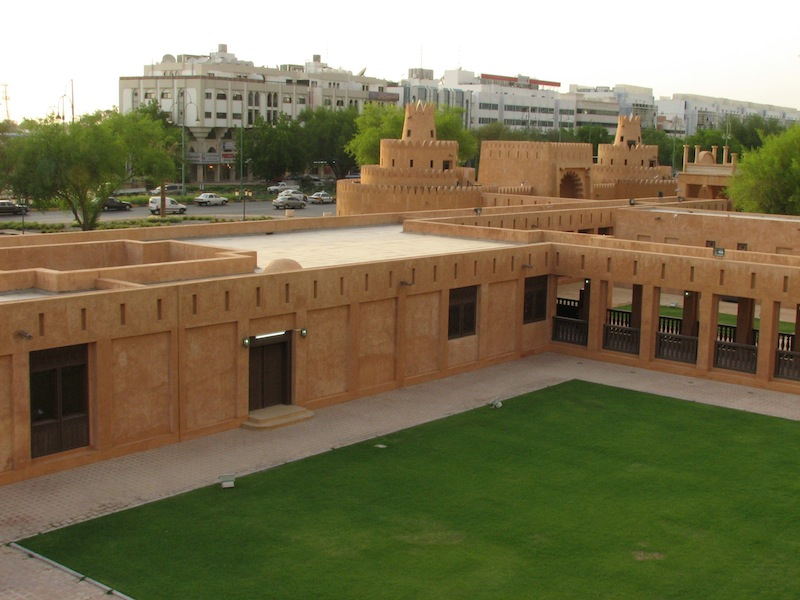
#> input picture CV_FeatureExamples/Image1.jpg, 800 x 600 px
$ jupyter execute --allow-errors CV_Stitch.ipynb   (shell and % lines are left out)   (Python 2 division)   (older library calls are emulated)
#> lines starting #> are read from the running program, lines starting #| are printed output that depends on the picture; after the words box and inside, x2 and y2 are one past the last pixel; in counts of white or black regions, pixels touching at a corner belong together
[cell 1]
%pylab inline
import os
import sys
import cv2
import numpy as np

from matplotlib import pyplot as plt

[cell 2]
%pylab inline
import os
import sys
import cv2
import numpy as np

image = cv2.imread("Image1.jpg")
#> image is the input picture: shape (600, 800, 3); mean B, G, R 84.9, 115.8, 123.6
image = cv2.cvtColor(image, cv2.COLOR_BGR2RGB)
gray = cv2.cvtColor(image, cv2.COLOR_BGR2GRAY)
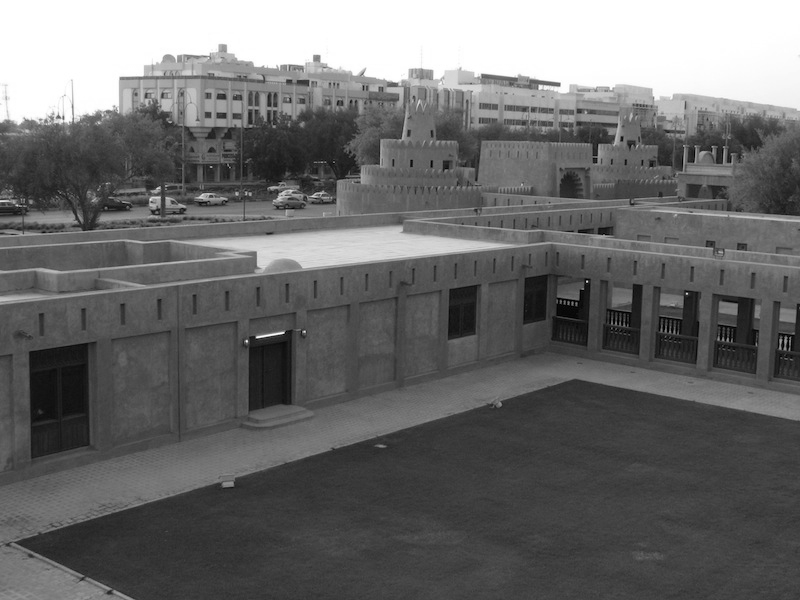
#> gray: shape (600, 800); min 0, max 255, mean 107.5


# sift
sift = cv2.xfeatures2d.SIFT_create()
(kps, descs) = sift.detectAndCompute(gray, None)
#> kps = 1489 keypoints; strongest (x, y, size): (257, 337, 1.9), (558, 84, 3.4), (63, 118, 1.8), (317, 58, 4.9)
print("# kps: {}, descriptors: {}".format(len(kps), descs.shape))
#| # kps: 1489, descriptors: (1489, 128)

# Surf
#> (the rest of this cell did not finish here and is left out)

[cell 3]
# Load the image
img = cv2.imread('Image1.jpg')

# Convert it to gray scale
gray = cv2.cvtColor(img, cv2.COLOR_BGR2GRAY)

# Detect the CenSurE key points
star = cv2.xfeatures2d.StarDetector_create()
kps = star.detect(gray, None)
#> kps = 277 keypoints; strongest (x, y, size): (204, 196, 6), (158, 189, 4), (540, 87, 4), (154, 201, 8)

# Create the BRIEF extractor and compute the descriptors
brief = cv2.xfeatures2d.BriefDescriptorExtractor_create()
kps, descs = brief.compute(img, kps)
print("# kps: {}, descriptors: {}".format(len(kps), descs.shape))
#| # kps: 277, descriptors: (277, 32)

# Paint the key points over the original image
#> (the rest of this cell did not finish here and is left out)

[cell 4]
filename = 'Chess.jpg'
img = cv2.imread(filename)
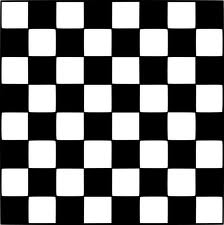
#> input picture CV_FeatureExamples/Chess.jpg, 224 x 225 px
#> img is the input picture: shape (225, 224, 3); min 0, max 255, mean 119.9
gray = cv2.cvtColor(img,cv2.COLOR_BGR2GRAY)
#> gray: shape (225, 224)

gray = np.float32(gray)
dst = cv2.cornerHarris(gray,2,3,0.04)
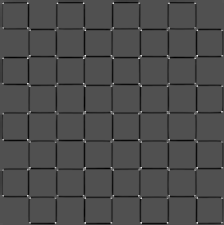
#> dst: shape (225, 224) float32; min -162361952, max 349033536, mean -8956935; drawn with min black and max white

#result is dilated for marking the corners, not important
dst = cv2.dilate(dst,None)
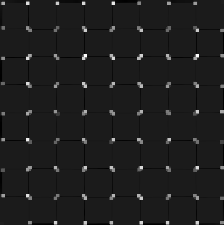
#> dst: shape (225, 224) float32; min -42279092, max 349033536, mean 4550598; drawn with min black and max white

# Threshold for an optimal value, it may vary depending on the image.
img[dst>0.01*dst.max()]=[0,0,255]
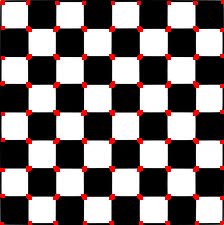
#> img: shape (225, 224, 3); 4.12% of pixels changed, all inside (x1, y1, x2, y2) = (0, 0, 224, 225)

imshow(img)

[cell 5]
# Initialize features
# http://opencv-python-tutroals.readthedocs.org/en/latest/py_tutorials/py_feature2d/py_matcher/py_matcher.html?highlight=flann_index_kdtree
# feature name: sift, surf, orb
# flann = True, False
def init_feature(feature_name, flann):
    FLANN_INDEX_KDTREE = 0  # bug: flann enums are missing
    FLANN_INDEX_LSH    = 6

    if feature_name == 'surf':
        detector = cv2.SURF(800)
        norm = cv2.NORM_L2
    elif feature_name == 'orb':
        detector = cv2.ORB(400)
        norm = cv2.NORM_HAMMING
    else:
        return None, None

    if flann == True:
        print ("Flann: ", flann)
        if norm == cv2.NORM_L2:
            flann_params = dict(algorithm = FLANN_INDEX_KDTREE, trees = 5)
        else:
            flann_params = dict(algorithm = FLANN_INDEX_LSH,
                                table_number = 6,
                                key_size = 12,
                                multi_probe_level = 1)
        matcher = cv2.FlannBasedMatcher(flann_params, {})
    else:
        print ("Flann: ", flann)
        matcher = cv2.BFMatcher(norm)

    return detector, matcher

[cell 6]
# filter matches with a threshhold
# [13 lines left out: function filter_matches, not called in this run]

[cell 7]
# Finds strong corresponding features in the two given vectors
# http://stackoverflow.com/questions/8301962/opencv-pythons-api-flannbasedmatcher/8311498#8311498
# [31 lines left out: function match_flann, not called in this run]

[cell 8]
# Extract SURF keypoints and descriptors from an image
def extract_features(image, feature, flann):
    print ("Converting image...")
    # convert image to grayscle
    gray_image = cv2.cvtColor(image, cv2.COLOR_BGR2GRAY)

    # Gaussian blur
    gray_image = cv2.GaussianBlur(gray_image, (5,5), 0)

    print ("Initialize feature...")
    detector, matcher = init_feature(feature, flann)

    print ("extracting features...")
    kp, des = detector.detectAndCompute(gray_image, None)

    # Define SURF return descriptor in n x 64
    #surf = cv2.SURF(surfThreshold, extended = False)

    # Compute key points and descriptor
    #keypoints, descriptors = surf.detectAndCompute(gray_image, None)

    return (kp, des)

[cell 9]
# find matched features
# [12 lines left out: function match_features, not called in this run]

[cell 10]
# Find correspondence between two images
# [16 lines left out: function find_correspondences, not called in this run]

[cell 11]
# draw keypoints and line between matched keypoints
# [60 lines left out: function draw_match, not called in this run]

[cell 12]
# Connects corresponding features in the two images using yellow lines
# [13 lines left out: function draw_correspondences, not called in this run]

[cell 13]
# Calculate the size and offset of the stitched panorama
# http://stackoverflow.com/questions/13063201/how-to-show-the-whole-image-when-using-opencv-warpperspective/20355545#20355545
# [26 lines left out: function calculate_size, not called in this run]

[cell 14]
# Combine images into a panorama
# [36 lines left out: function merge_images, not called in this run]

[cell 15]
# stitching function
# feature: 'sift', 'surf', 'org'
# flann: True, False
def stitch(image1, image2, feature, flann = False, ratio = 0.35):
#> called with image1 = 'Image1.jpg', image2 = 'Image2.jpg', feature = 'sift', flann = False, ratio = 0.35
    print ("Loading image...")
    img1 = cv2.imread(image1)
    img2 = cv2.imread(image2)
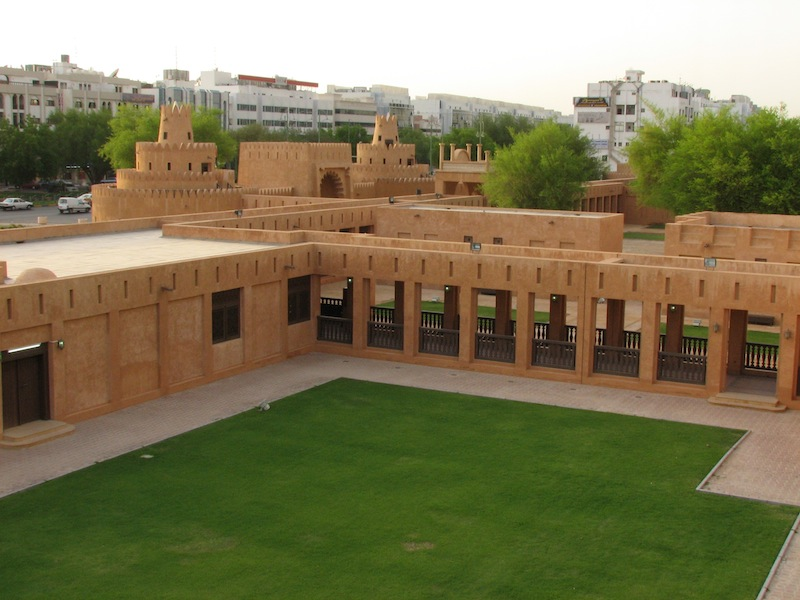
#> input picture CV_FeatureExamples/Image2.jpg, 800 x 600 px
#> img2 is the input picture: shape (600, 800, 3); mean B, G, R 85.3, 119.4, 126.2

    # convert color space
    #img1 = cv2.cvtColor(img1, cv2.COLOR_BGR2RGB)
    #img2 = cv2.cvtColor(img2, cv2.COLOR_BGR2RGB)

    # detect features and compute descriptors
    print ("Extracting features...")
    (keypoints1, descriptors1) = extract_features(img1, feature, flann)
    (keypoints2, descriptors2) = extract_features(img2, feature, flann)

    # match features
    print ("Finding matched features...")
    p1, p2, kp_pairs = match_features(keypoints1, descriptors1, keypoints2, descriptors2, feature, flann, ratio)
    print (len(p1), "features matched")

    # find correspondence
    #print "Finding corresponding points..."
    #(points1, points2) = find_correspondences(keypoints1, descriptors1, keypoints2, descriptors2)
    #print len(points1), "features matched"

    # find homography
    print ("Finding homography...")
    #homography, status = cv2.findHomography(p1, p2, cv2.RANSAC, 5.0)

    src_pts = float32(p2).reshape(-1,1,2)
    dst_pts = float32(p1).reshape(-1,1,2)

    homography, status = cv2.findHomography(src_pts, dst_pts, cv2.RANSAC, 5.0)

    # Visualize corresponding features
    print ("Drawing correspondences...")
    img = draw_match(img1, img2, kp_pairs, status, homography)
    img = cv2.cvtColor(img, cv2.COLOR_BGR2RGB)
    plt.figure(figsize = (32,16))
    plt.title("Feature: " + feature.upper() + " /Flann: " + str(flann) + " /Ratio: " + str(ratio), fontsize=20)
    plt.imshow(img)
    plt.show()

    # Calculate size and offset of merged panorama
    print ("Calculating stitched size...")
    (size, offset) = calculate_size(img1.shape, img2.shape, homography)

    # Combine images into a panorama
    print ("Merging images...")
    pan_img = merge_images(img1, img2, homography, size, offset, (p1, p2))

    #cv2.imwrite("panorama.jpg", panorama)

    return pan_img

[cell 16]
# Test stitching...
img1 = "Image1.jpg"
img2 = "Image2.jpg"

print ("Stitching starts...")

# start time
t_start = cv2.getTickCount()

#> (the rest of this cell did not finish here and is left out)

#> (a cell that did not finish here is left out)

[cell 18]
# Test stitching...
img1 = "Image1.jpg"
img2 = "Image2.jpg"

print ("Stitching starts...")

# start time
t_start = cv2.getTickCount()

#> (the rest of this cell did not finish here and is left out)


# end time
t_end = cv2.getTickCount()
t_total = (t_end - t_start) / cv2.getTickFrequency()

print ("Stitching complete!")
print ("Total time elapsed: %f seconds\n" %t_total)

#> (a cell that did not finish here is left out)

#> (a cell that did not finish here is left out)

[cell 21]
# Test stitching...
img1 = "Picture1.jpg"
img2 = "Picture2.jpg"

print "Stitching starts..."

# start time
t_start = cv2.getTickCount()

#> (the rest of this cell did not finish here and is left out)

#> call 3 of stitch, with image1 = 'Picture1.jpg', image2 = 'Picture2.jpg', feature = 'sift', flann = True, ratio = 0.6
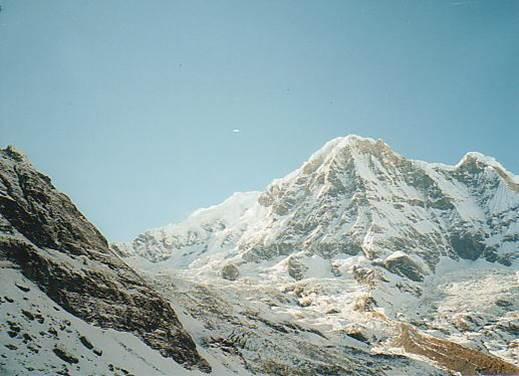
#> input picture CV_FeatureExamples/Picture1.jpg, 519 x 376 px
#> in stitch, img1 is the input picture: shape (376, 519, 3); mean B, G, R 169.3, 166.8, 143.5
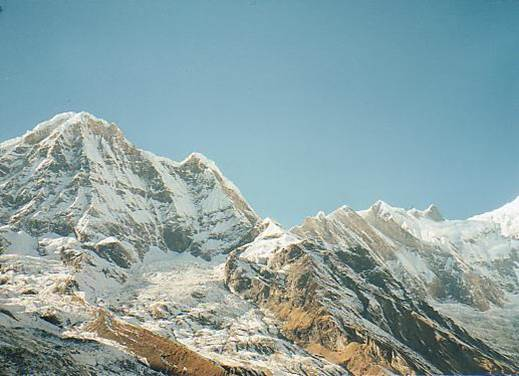
#> input picture CV_FeatureExamples/Picture2.jpg, 519 x 376 px
#> in stitch, img2 is the input picture: shape (376, 519, 3); mean B, G, R 165.3, 163.3, 139.1
#> call 3 of extract_features, with feature = 'sift', flann = True
#> in extract_features (call 3), `gray_image = cv2.cvtColor(image, cv2.COLOR_BGR2GRAY)`:
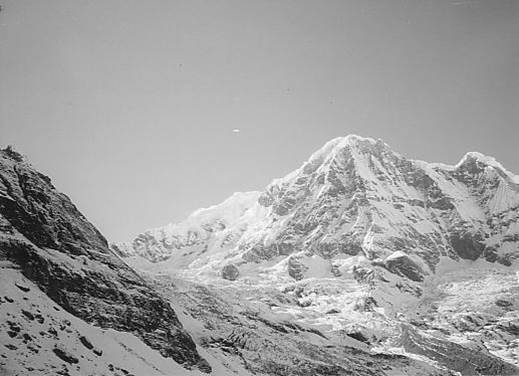
#> gray_image: shape (376, 519); min 0, max 255, mean 160.1
#> in extract_features (call 3), `gray_image = cv2.GaussianBlur(gray_image, (5,5), 0)`:
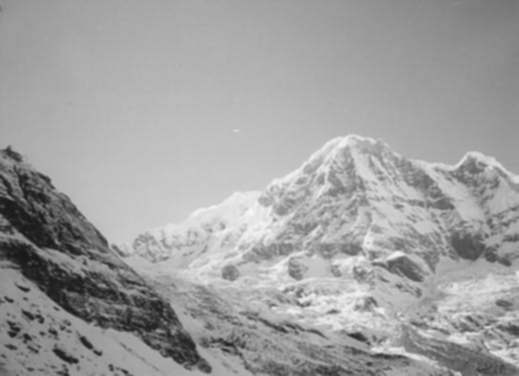
#> gray_image: shape (376, 519); min 23, max 248, mean 160.1

# end time
t_end = cv2.getTickCount()
t_total = (t_end - t_start) / cv2.getTickFrequency()

print "Stitching complete!"
print "Total time elapsed: %f seconds\n" %t_total

#> (a cell that did not finish here is left out)

[cell 23]
# Test stitching...
img1 = "Picture1.jpg"
img2 = "Picture2.jpg"

print "Stitching starts..."

# start time
t_start = cv2.getTickCount()

#> (the rest of this cell did not finish here and is left out)
